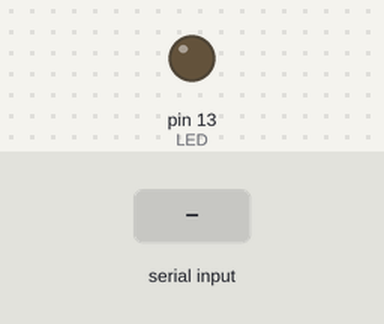
The sketch below on a simulated Arduino Uno, built with avr-gcc and run on an emulated ATmega328P. Parts: output pins drawn as LEDs (lit = HIGH). The test bench sets the inputs (shaded band).

Above: at 1.2 s.
1.3 s: "1" received over Serial
At 1.9 s:
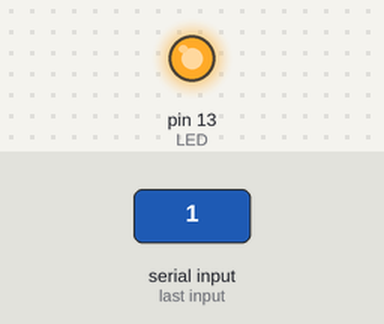
2.8 s: "0" received over Serial
At 3.1 s:
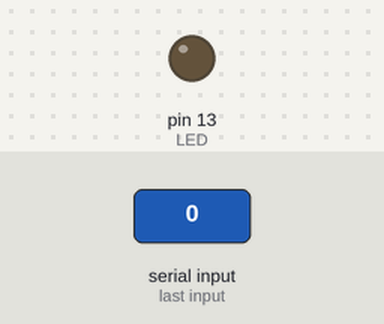
Timing chart, 0 to 5.8 s (numbered marks = the images above; inputs shaded):
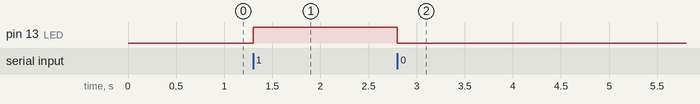

The sketch:

Serial_LED.ino
```cpp
int i = 0;
char lu = ' ';
int LED = 13;

void setup() {
  Serial.begin(9600);
  pinMode(LED, OUTPUT);
}

void loop() {

  if (Serial.available())
  {
    lu = Serial.read();
    if (lu == '1')
    {
      digitalWrite(LED, HIGH);
    } else {
      digitalWrite(LED, LOW);
    }
    lu = ' ';
  }
}
```

Bouton_Serial.ino
```cpp

```

Measured:
- after the input at 1.3 s, pin 13 (LED): LOW → HIGH at once
- after the input at 2.8 s, pin 13 (LED): HIGH → LOW at once
